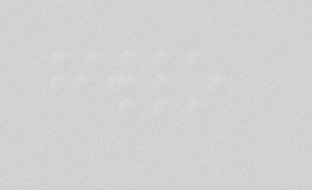
#> input picture samples/braille_test.jpg, 312 x 190 px
$ python -i quality.py   (imports and definitions only)   (older library calls are emulated)
#> lines starting #> are read from the running program, lines starting #| are printed output that depends on the picture
"""Camera capture quality analysis for BrailleVision."""

from __future__ import annotations

from dataclasses import dataclass
from enum import Enum

import cv2
import numpy as np


class QualityStatus(str, Enum):
    GOOD = "good"
    TOO_DARK = "too_dark"
    TOO_BRIGHT = "too_bright"
    TOO_BLURRY = "too_blurry"
    MOVE_CLOSER = "move_closer"


@dataclass
class QualityReport:
    """Image quality metrics and user-facing feedback."""

    blur_score: float
    brightness: float
    status: QualityStatus
    message: str
    is_acceptable: bool

    def __str__(self) -> str:
        return (
            f"Quality: {self.message} | blur={self.blur_score:.1f}, "
            f"brightness={self.brightness:.1f}"
        )


class QualityAnalyzer:
    """Evaluate whether an image is suitable for Braille detection."""

    def __init__(
        self,
        blur_threshold: float = 80.0,
        dark_threshold: float = 60.0,
        bright_threshold: float = 240.0,
        min_dot_area_ratio: float = 0.00008,
    ) -> None:
        self.blur_threshold = blur_threshold
        self.dark_threshold = dark_threshold
        self.bright_threshold = bright_threshold
        self.min_dot_area_ratio = min_dot_area_ratio

    def measure_blur(self, gray: np.ndarray) -> float:
        """
        Laplacian variance, scaled to a reference resolution.

        Small/low-res images look artificially 'blurry' without scaling; embossed
        Braille with soft shadows also scores lower than sharp print.
        """
        height, width = gray.shape[:2]
#> height = 190; width = 312
        image_area = float(height * width)
#> image_area = 59280
        reference_area = 480.0 * 640.0
        raw = float(cv2.Laplacian(gray, cv2.CV_64F).var())
#> raw = 159.5
        if image_area < reference_area:
            scaled = raw * (reference_area / max(image_area, 1.0))
#> scaled = 826.6
        else:
            scaled = raw
        clahe = cv2.createCLAHE(clipLimit=2.5, tileGridSize=(8, 8))
        enhanced = clahe.apply(gray)
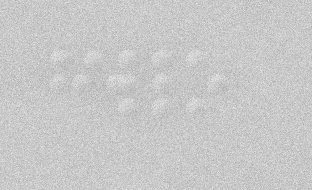
#> enhanced: shape (190, 312); min 168, max 229, mean 200
        enhanced_raw = float(cv2.Laplacian(enhanced, cv2.CV_64F).var())
#> enhanced_raw = 1644.3
        if image_area < reference_area:
            enhanced_scaled = enhanced_raw * (reference_area / max(image_area, 1.0))
#> enhanced_scaled = 8521.3
        else:
            enhanced_scaled = enhanced_raw
        return max(scaled, enhanced_scaled * 0.85)

    def measure_brightness(self, gray: np.ndarray) -> float:
        return float(np.mean(gray))

    def analyze(
        self,
        gray: np.ndarray,
        binary: np.ndarray | None = None,
        dots_detected: int = 0,
    ) -> QualityReport:
        blur_score = self.measure_blur(gray)
#> blur_score = 7243.1
        brightness = self.measure_brightness(gray)
#> brightness = 209.7

        status = QualityStatus.GOOD
        message = "Good capture"

        if brightness < self.dark_threshold:
            status = QualityStatus.TOO_DARK
            message = "Too dark — increase lighting"
        elif brightness > self.bright_threshold:
            status = QualityStatus.TOO_BRIGHT
            message = "Too bright — reduce glare or lighting"
        elif blur_score < self.blur_threshold and dots_detected < 12:
            status = QualityStatus.TOO_BLURRY
            message = "Low sharpness — move closer or improve lighting"
        elif binary is not None:
            contours, _ = cv2.findContours(binary, cv2.RETR_EXTERNAL, cv2.CHAIN_APPROX_SIMPLE)
            image_area = float(gray.shape[0] * gray.shape[1])
            min_area = self.min_dot_area_ratio * image_area
            valid = [c for c in contours if cv2.contourArea(c) >= min_area]
            if len(valid) < 3:
                status = QualityStatus.MOVE_CLOSER
                message = "Move camera closer — dots too small"

        is_acceptable = status == QualityStatus.GOOD
        return QualityReport(
            blur_score=blur_score,
            brightness=brightness,
            status=status,
            message=message,
            is_acceptable=is_acceptable,
        )

>>> import cv2
>>> picture = cv2.imread('../../samples/braille_test.jpg', cv2.IMREAD_GRAYSCALE)
>>> result = QualityAnalyzer().analyze(picture)
